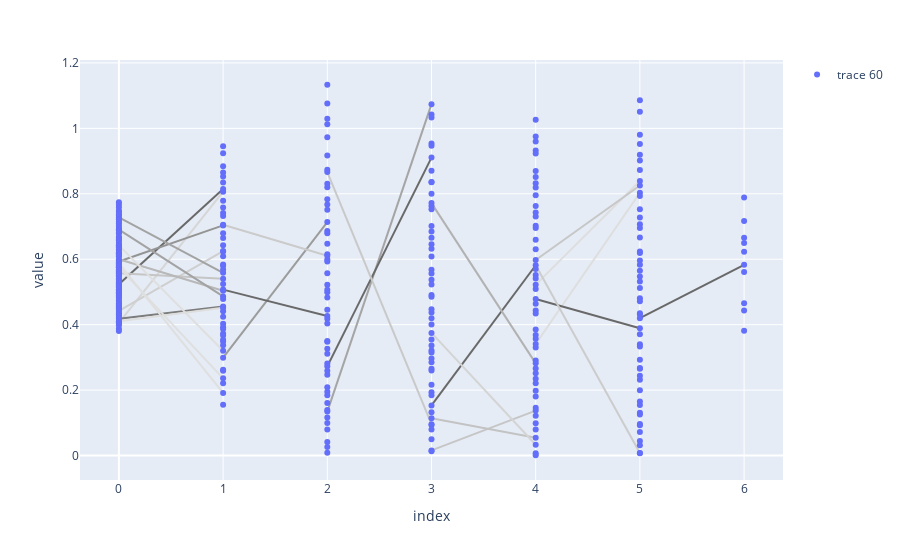
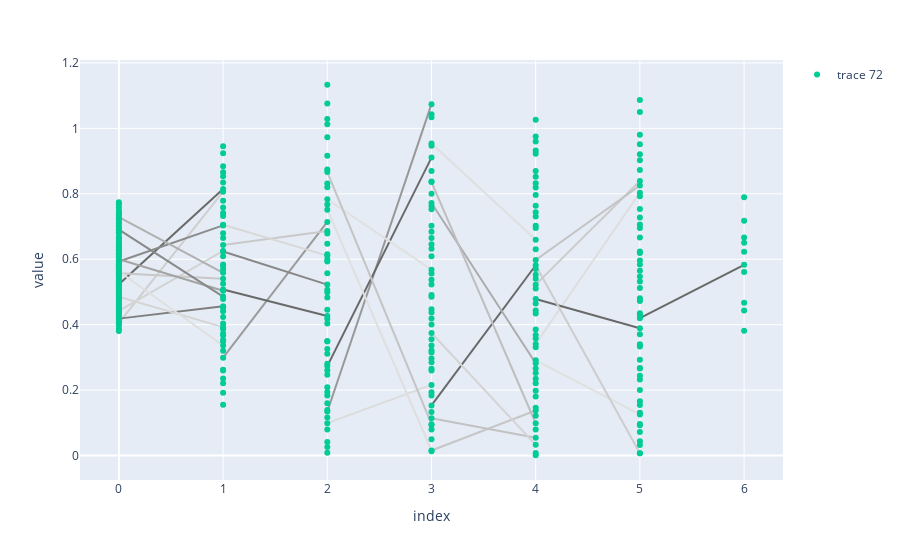
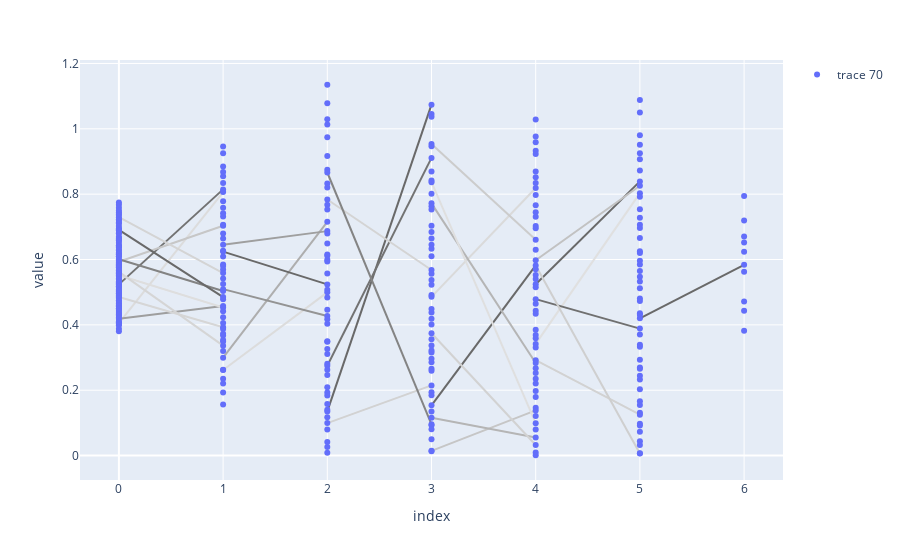
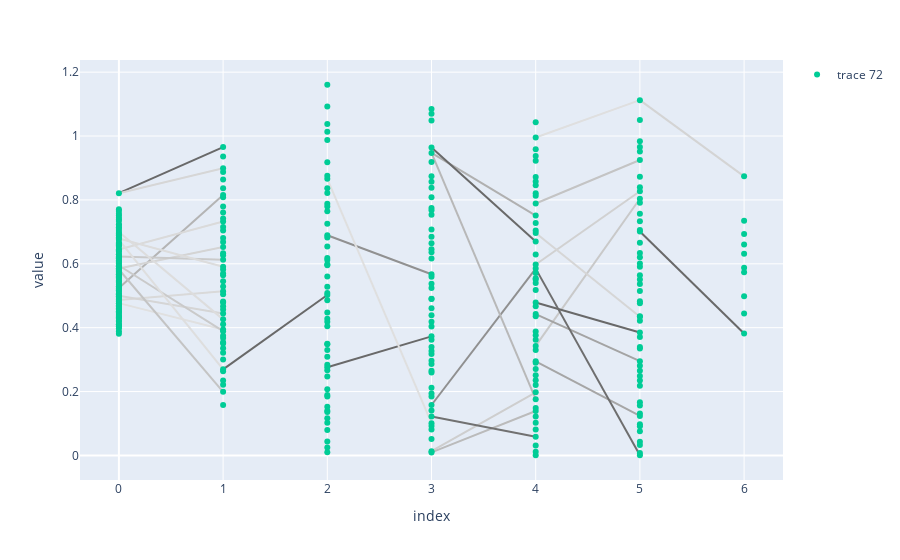

These figures' notebook cell, in order:
### Code cell
## Visualizing network topology while learning : 


#Trainig the model 

arch = [28*28,100, 50,50,50,50,50, 10]
optimizer = torch.optim.SGD
model = nn.Sequential(nn.Flatten(), FFNet(arch,bias=False ))
pipe = Pipeline(model, (dl_tr, dl_ts), loss_fn, writer)


epochs = 10

for i in range(epochs):
    #Train : 
    

    me = ModelExtractor(pipe.model, pipe.loss_fn)
    weights = list(me.get_layers_param().values())



    S= []
    V = []
    U=[]
    for layer in weights:
        u,s,v= torch.svd(layer)
        U.append(u.to('cpu'))
        S.append(s.to('cpu'))
        V.append(v.to('cpu'))

    adjacency = [V[i+1].T@U[i] for i in range(len(arch)-2)]



    def y_scale(x):
        return x 
        return (x-0.4)**0.2

    df = pd.DataFrame({})
    fig = px.scatter(df)


    #Edges  
    for k in range(len(adjacency)):
        E = torch.abs(adjacency[k]@torch.diag(S[k]))
        E2=torch.abs(adjacency[k])
        for i in range(E.shape[0]):
            for j in range(E.shape[1]):
                Emin = 3*1/np.sqrt(arch[k+1]) # 3 sigma away from the random uniform baseline 
                if E2[i,j]>Emin:
                    edge = pd.DataFrame({"x" : [k,k+1],"y": [y_scale(S[k][j]).item(),y_scale(S[k+1][i]).item()]})
                    #figEdge = go.scatter.Line(x=[k,k+1],y=[y_scale(S[k][j]),y_scale(S[k+1][i])],fillcolor='grey')

                    #fig.add_trace(figEdge)
                    coeff = 1-(E2[i,j]-Emin)/(E2.max()-Emin) # A mieux faire 
                    color = coeff.item()*np.array([120,120,120])+np.array([105,105,105])
                    r,g,b=int(color[0]),int(color[1]),int(color[2])
                    color = "rgb"+str((r,g,b))
                    fig.add_scatter(x=edge["x"],y=edge["y"],marker={"color":color,"opacity":0},hovertext=str(adjacency[k][i,j])
                                   ,hoveron="fills",hoverinfo="text",text=str(adjacency[k][i,j]),showlegend=False ) 

                    middle_node_trace = go.Scatter(
                        x=[np.array(edge["x"]).mean()],
                        y=[np.array(edge["y"]).mean()],
                        text=[str(adjacency[k][i,j])],
                        mode='markers',
                        hoverinfo='text',
                        showlegend=False,
                        marker=go.scatter.Marker(
                            opacity=0,
                            color='lightgrey'
                        )
                    )

                    fig.add_trace(middle_node_trace)
                    
                    base=0
    for i in range (len(S)):
        layer_i = pd.DataFrame({'x' : len(S[i])*[i], 'y': y_scale(S[i])})
        df = pd.concat([df,layer_i])
        base+=len(S[i])


    #fig.add_scatter(x=df["x"], y=df["y"])           
    node_trace = go.Scatter(
        x=df["x"],
        y=df["y"],
        text=[],
        mode='markers',
        hoverinfo='text',
        marker=go.scatter.Marker(
            opacity=1,
        ))

    fig.add_trace(node_trace)

    fig.show()
    pipe.train(optimizer, 1, False, {"lr": 0.1}, n_accumulated_grads=5,keep_training=True)
